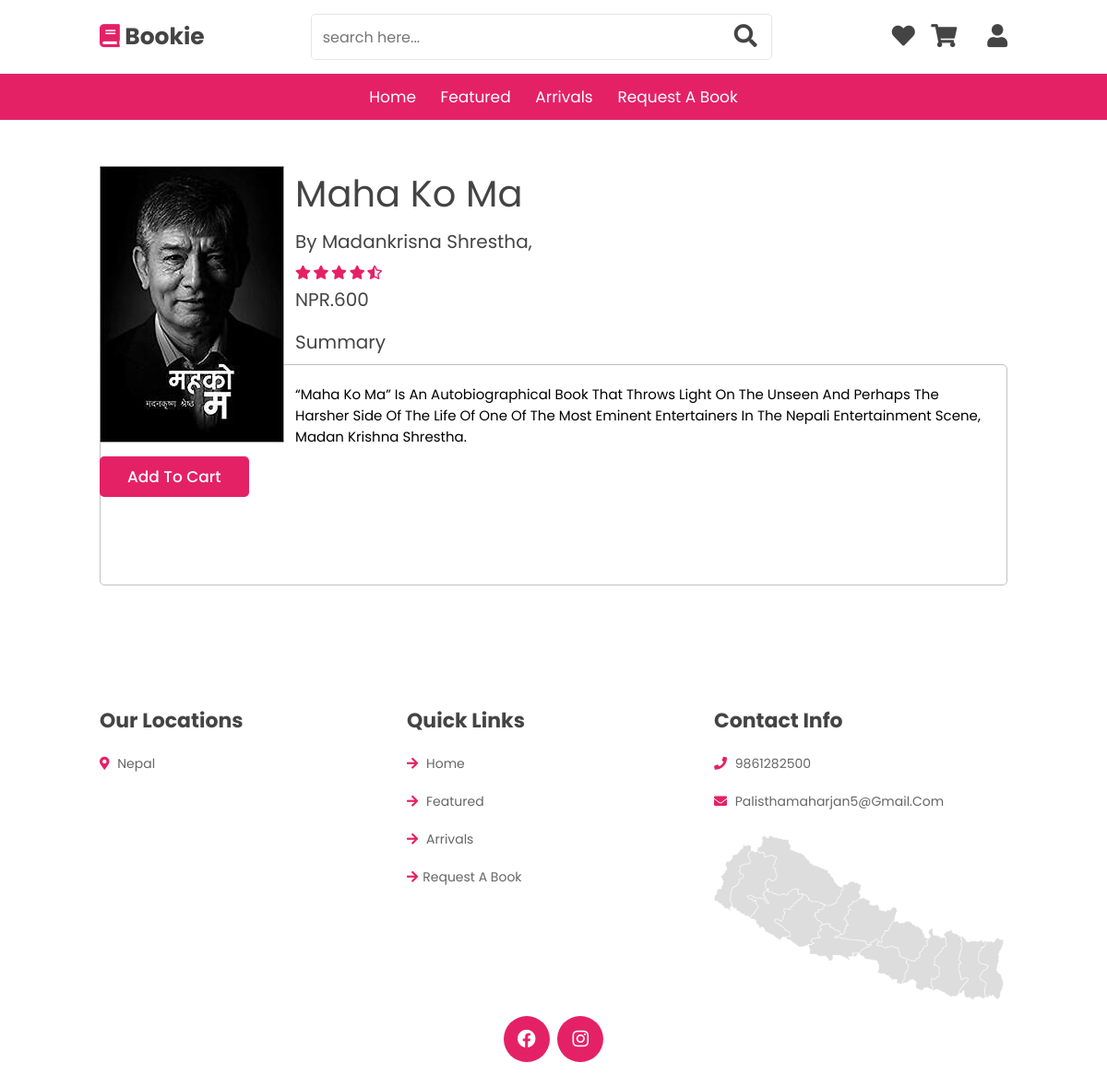
The page /booksB.html on the database its author committed.
### website/models.py (models this page shows, shortened)
class Book(models.Model):
    Book_id=models.AutoField
    name= models.CharField(max_length=200)
    author_id= models.ForeignKey(Author,on_delete=models.CASCADE,default="")
    description= models.TextField(default="")
    price= models.IntegerField()
    image= models.ImageField(upload_to="static\website\imh", default="")

class Author(models.Model):
    author_id=models.AutoField
    name= models.CharField(max_length=200)
    def __str__(self):
        return self.name

### website/views.py (the view)
# urls.py: path('booksB.html', views.booksB, name="booksB"),
def booksB(request,Book_id=2):
    books = Book.objects.get(id = Book_id)
    context = {'books':books}
    return render(request, 'booksB.html', context)

### templates/booksB.html (shortened to what this page needs)
{% extends 'base.html' %}
{% load static %}
{% block content%}
<section class="books" id="books">
            <div class="container">
            <div class="cart">
                <div class="cbooks">
                    <div class="cbook">
                        <div class="img" style="float: left">
                        <img src="{{books.image}}"><br/>
                        <a  class="btn addtocart" data-action="add" data-book="{{books.id}}">add to cart</a>
                    </div>
                        <div class="cbooks info">
                            <h3 class="cbname">{{books.name}}</h3>
                            <h2 class="cbauthor"><span>by {{books.author_id}},</span></h2>
                            <div class="stars">
                                <i class="fas fa-star"></i>
                                <i class="fas fa-star"></i>
                                <i class="fas fa-star"></i>
                                <i class="fas fa-star"></i>
                                <i class="fas fa-star-half-alt"></i>
                            </div>
                            <h2 class="cbprice">NPR.{{books.price}}</h2>
                            <p class="cbooks-quantity">Summary</p>
                            <div class="cart-total">
                                <p>{{books.description}}
                                </p>
                        </div>
                    </div>
                </div>
        </div>
    </section>
{% endblock %}

### website_book/static/website/css/style.css (style rules this page uses)
:root { --green:#e52165 ; --dark-color:#0d1137; --black:#444; --light-color:#666; --border:.1rem solid rgba(0,0,0,.1); --border-hover:.1rem solid var(--black); --box-shadow:0 .5rem 1rem rgba(0,0,0,.1); }
* { font-family: 'Poppins', sans-serif; margin:0; padding:0; box-sizing: border-box; outline: none; border:none; text-decoration: none; text-transform: capitalize; transition:all .2s linear; transition:width none; }
html { font-size: 62.5%; overflow-x: hidden; scroll-padding-top: 5rem; scroll-behavior: smooth; }
section { padding:5rem 9%; }
.btn { margin-top: 1rem; display:inline-block; padding:.9rem 3rem; border-radius: .5rem; color:#fff; background:var(--green); font-size: 1.7rem; cursor: pointer; font-weight: 500; }
.books h3 { color:var(--black); font-size: 4rem; padding-bottom: .7rem; font-weight: normal; }
.books h2 { color:var(--black); font-size: 2rem; padding-bottom: .7rem; margin-bottom: 4px; font-weight: normal; }
.stars i { font-size: 1.5rem; color:var(--green); }
.stars i { margin-bottom: 7px; }
.img { margin-right: 2px; padding-right: 10px; margin-left: 0px; }
.container { max-width: 1200px; margin: 0 auto; }
.cbooks { flex: 0.75; }
.cbook { overflow:hidden; margin-bottom: 20px; }
.cbname { color:var(--black); font-size: 3rem; padding-bottom: .7rem; font-weight: normal; }
.cbprice { color:var(--black); font-size: 2rem; padding-bottom: .7rem; margin-bottom: 4px; font-weight: normal; }
.cbauthor { color:var(--black); font-size: 2rem; padding-bottom: .7rem; margin-bottom: 4px; font-weight: normal; }
.cbooks-quantity { padding:5px; color:var(--black); font-size: 2rem; margin-bottom: 4px; font-weight: normal; }
.cart-total { flex:0.25; margin: left 20px; padding:20px; height: 240px; border:1px solid silver; border-radius: 5px; }
.cart-total p { display:flex; justify-content: space-between; margin-bottom:30px; font-size: 15px; }

### rows shown on the page
Book: image (picture), name "Maha Ko Ma", author_id "Madankrisna Shrestha", price "600", description "“Maha Ko Ma” Is An Autobiographical Book That Throws Light On The Unseen And Perhaps The Harsher Side Of The Life Of One Of The Most Eminent Entertainers In The Nepali Entertainment Scene, Madan Krishna Shrestha."
